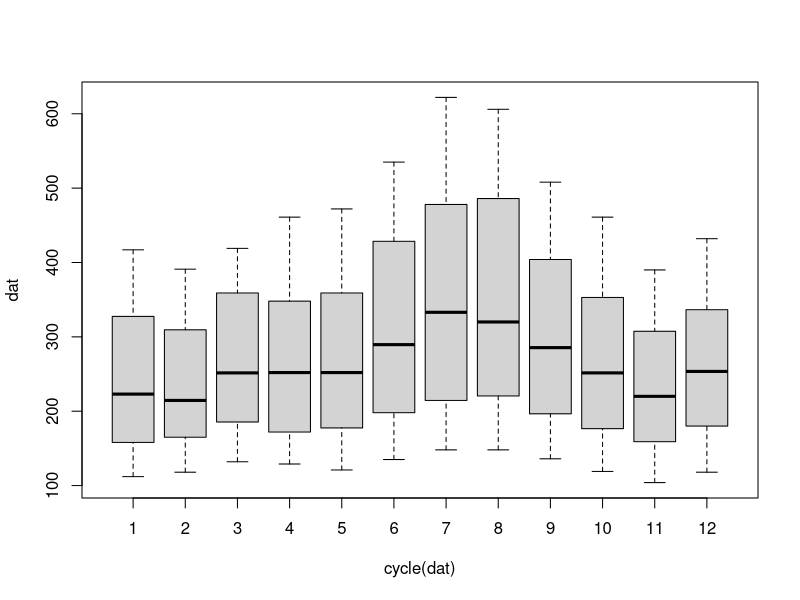
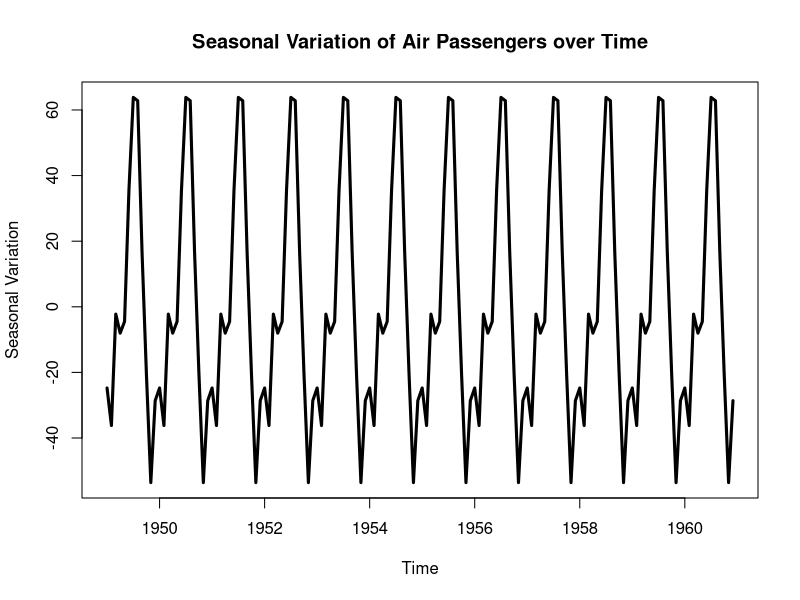

Write R code to recreate these figures, in order.
## ---- chunk 1
library(tseries)
library(zoo)
library(forecast)
## ---- chunk 2
data("AirPassengers")
dat <- AirPassengers # store the AirPassengers dataframe in a variable, dat
## ---- chunk 3
boxplot(dat ~ cycle(dat)) # indicates presence of seasonality
## ---- chunk 4
plot(decompose(dat)$seasonal, 
     main = 'Seasonal Variation of Air Passengers over Time', 
     ylab = 'Seasonal Variation',
     col = 'black',
     lwd = 3)
## ---- chunk 5
ndiffs(dat)
## ---- chunk 6
adf.test(dat) # rejects the NULL : Alternative hypothesis is of Stationarity
pp.test(dat) # rejects the NULL: Alternative hypothesis is of Stationarity
kpss.test(dat) # rejects the NULL : Alternative hypothesis is of Unit Root

## ---- chunk 7
diff_dat <- diff(dat) # take the differenced series
## ---- chunk 8
adf.test(diff_dat)
pp.test(diff_dat)
kpss.test(diff_dat)
